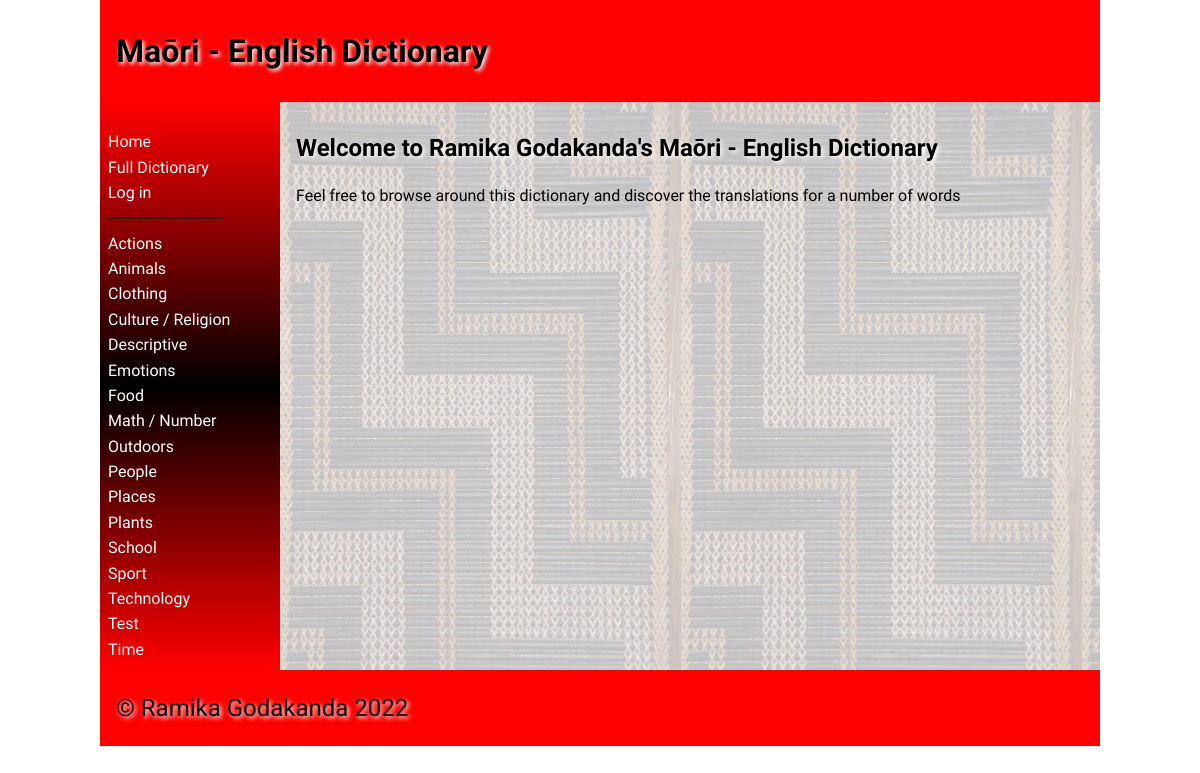
The page / on the database its author committed.
### tables this page shows
CREATE TABLE "categories"
(
	id integer
		primary key autoincrement,
	category_names varchar(30),
	user_created boolean
);

### app.py (the view)
@app.route('/')
def render_homepage():
    return render_template('home.html', logged_in=is_logged_in(), category_list=category_list(),
                           teacher_perms=is_teacher())

### app.py (called while the page is built)
def create_connection(db_file):
    try:
        connection = sqlite3.connect(db_file)
        connection.execute('pragma foreign_keys=ON')
        return connection
    except Error as e:
        print(e)
    return None

def is_logged_in():
    if session.get("email") is None:
        print("Not logged in")
        return False
    else:
        print("Logged in")
        return True

def is_teacher():
    if not is_logged_in() or (session.get("teacher") is (None or 0)):
        print("Not teacher logged in")
        return False
    else:
        print("Teacher logged in")
        return True

def category_list():
    con = create_connection(DB_NAME)
    query = "SELECT * FROM categories ORDER BY category_names ASC"
    cur = con.cursor()
    cur.execute(query)
    queried_categories = cur.fetchall()
    con.close()
    return queried_categories

### templates/home.html (shortened to what this page needs)
{% extends 'base.html' %}
{% block main %}
    <h2>Welcome to Ramika Godakanda's Maōri - English Dictionary</h2>
    <p>Feel free to browse around this dictionary and discover the translations for a number of words</p>
{% endblock %}

### templates/base.html (shortened to what this page needs)
<!doctype html>
<html lang="en">
<head>
    <link href="{{ url_for('static', filename='css/style.css') }}" rel="stylesheet">
</head>
<body>
<div id="container">
    <header>
        <h1>Maōri - English Dictionary</h1>
    </header>
    <nav>
        <ul>
            <li><a href="\">Home</a></li>
            <li><a href="/full_dictionary">Full Dictionary</a></li>
            {% if logged_in %}
                {% if teacher_perms %}
                    <li>--------------------------</li>
                    <li><a href="/add_category">Add Category</a></li>
                    <li><a href="/add_word">Add Word</a></li>
                {% endif %}
                <li>--------------------------</li>
                <a href="/logout">Log out</a>
            {% else %}
                <li><a href="/login">Log in</a></li>
            {% endif %}
            <li>--------------------------</li>
            {% for category in category_list %}
                <li><a href="/category/{{ category[0] }}">{{ category[1] }}</a></li>
            {% endfor %}
        </ul>
    </nav>
    <main>
        {% block main %}{% endblock %}
    </main>
    <footer>
        <p>
            &copy; Ramika Godakanda 2022
        </p>
    </footer>
</div>
</body>
</html>

### static/css/style.css (style rules this page uses)
* { font-family: Comfortaa, sans-serif; margin: 0; padding: 0; box-sizing: border-box; }
#container { display: grid; grid-template-columns: 75px auto; grid-template-areas: 'nav header' 'main main' 'footer footer'; }
header { grid-area: header; background-color: #f00; padding: 1rem; }
nav { grid-area: nav; }
main { grid-area: main; padding: 1rem; background-color: #edd; }
h1, h2, h3, h4 { padding: 1rem 0; font-family: 'Suez One', serif; color: #000; text-shadow: 2px 2px 4px #fff; }
p { padding: 0.5rem 0; }
a { color: #222; text-decoration: underline; }
footer { grid-area: footer; padding: 1rem; background-color: #f00; }
footer p { color: #000; text-shadow: 2px 2px 4px #fff; font-size: 1.5rem; }
@media only screen and (min-width: 768px) { #container { grid-template-columns: 180px auto; grid-template-areas: 'header header' 'nav main' 'footer footer'; } }
@media only screen and (min-width: 768px) { nav { background: linear-gradient(180deg, rgba(255,0,0,1) 0%, rgba(0, 0, 0, 1) 50%, rgba(255,0,0,1) 100%); padding: 0.5rem; } }
@media only screen and (min-width: 768px) { nav ul { list-style: none; } }
@media only screen and (min-width: 768px) { nav li { padding: 0.2rem 0; } }
@media only screen and (min-width: 768px) { nav a { color: #fff; text-decoration: none; } }
@media only screen and (min-width: 768px) { main { background-image: url('/static/images/poutama.jpg'); } }
@media only screen and (min-width: 1000px) { #container { width: 1000px; margin: auto; } }

### rows shown on the page
categories: category_names "Actions"
categories: category_names "Animals"
categories: category_names "Clothing"
categories: category_names "Culture / Religion"
categories: category_names "Descriptive"
categories: category_names "Emotions"
categories: category_names "Food"
categories: category_names "Math / Number"
categories: category_names "Outdoors"
categories: category_names "People"
categories: category_names "Places"
categories: category_names "Plants"
categories: category_names "School"
categories: category_names "Sport"
categories: category_names "Technology"
categories: category_names "Test"
categories: category_names "Time"
